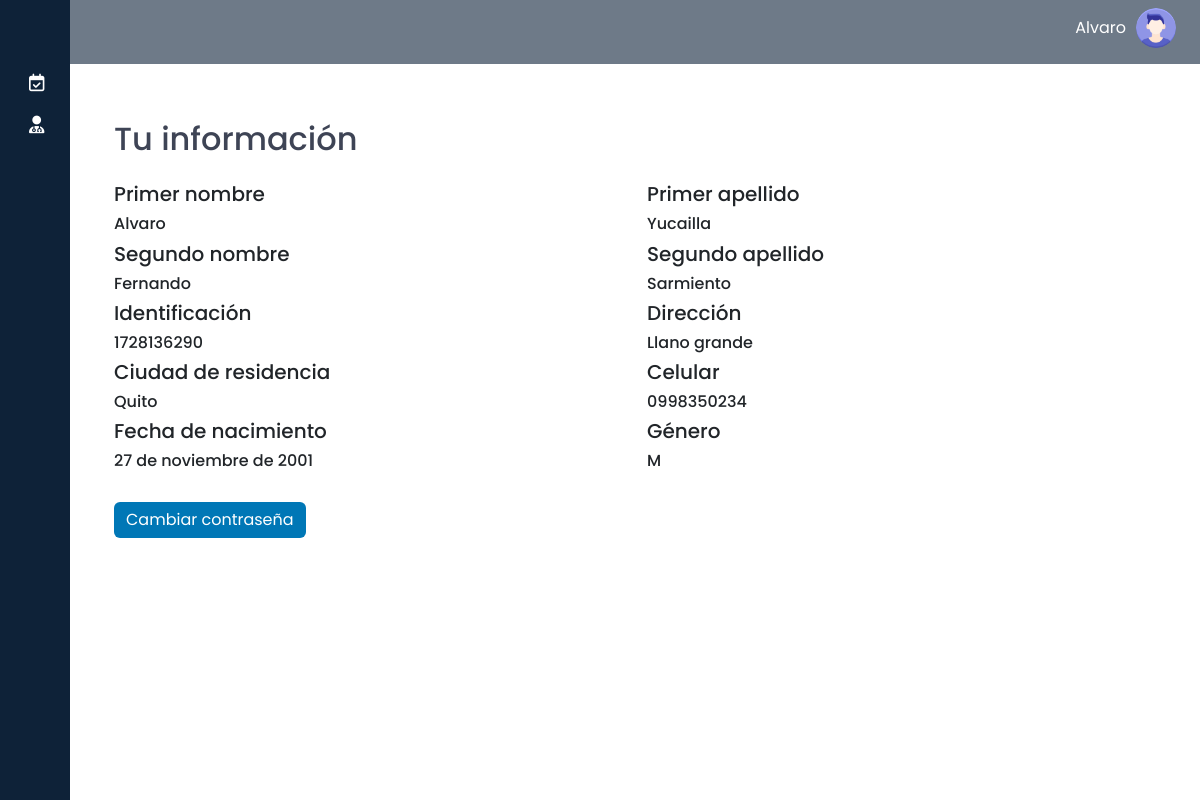
Screenshot of /core/configuration/ (signed in) with the database file from the repository.
### core/models.py (models this page shows, shortened)
class User(AbstractUser):
    middle_name = models.CharField(max_length=30, blank=True, null=True)
    maternal_surname = models.CharField(max_length=30, blank=True, null=True)
    identification = models.CharField(max_length=13, blank=True, null=True)
    address = models.CharField(max_length=50, blank=True, null=True)
    city = models.CharField(max_length=15, blank=True, null=True)
    phone_number = models.CharField(max_length=10, blank=True, null=True)
    birth_date = models.DateField(blank=True, null=True)
    GENRE_CHOICES = [
        ('M', 'Masculino'),
        ('F', 'Femenino'),
    ]
    genre = models.CharField(
        max_length=1, choices=GENRE_CHOICES, blank=True, null=True)

### core/views.py (the view)
# urls.py: path('configuration/', views.configuration, name='configuration'),
@login_required
def configuration(request):
    return render(request, 'configuration.html')

### core/context_processors.py (called while the page is built)
def group_context(request):
    if request.user.is_authenticated:
        return {
            'is_paciente': request.user.groups.filter(name='Paciente').exists(),
            'is_administrador': request.user.groups.filter(name='Administrador').exists(),
            'is_secretaria': request.user.groups.filter(name='Secretaria').exists(),
            'is_doctor': request.user.groups.filter(name='Doctor').exists(),
        }
    return {}

### core/templates/configuration.html
{% extends 'base.html' %}
{% block content %}
<div class="content">
    <div class="container">
        <h2 class="my-4">Tu información</h2>
        <div class="row">
            <div class="col-md-6">
                <h5>Primer nombre</h5>
                <h6>{{ request.user.first_name }}</h6>
            </div>
            <div class="col-md-6">
                <h5>Primer apellido</h5>
                <h6>{{ request.user.last_name }}</h6>
            </div>
            <div class="col-md-6">
                <h5>Segundo nombre</h5>
                <h6>{{ request.user.middle_name }}</h6>
            </div>
            <div class="col-md-6">
                <h5>Segundo apellido</h5>
                <h6>{{ request.user.maternal_surname }}</h6>
            </div>
            <div class="col-md-6">
                <h5>Identificación</h5>
                <h6>{{ request.user.identification }}</h6>
            </div>
            <div class="col-md-6">
                <h5>Dirección</h5>
                <h6>{{ request.user.address }}</h6>
            </div>
            <div class="col-md-6">
                <h5>Ciudad de residencia</h5>
                <h6>{{ request.user.city }}</h6>
            </div>
            <div class="col-md-6">
                <h5>Celular</h5>
                <h6>{{ request.user.phone_number }}</h6>
            </div>
            <div class="col-md-6">
                <h5>Fecha de nacimiento</h5>
                <h6>{{ request.user.birth_date }}</h6>
            </div>
            <div class="col-md-6">
                <h5>Género</h5>
                <h6>{{ request.user.genre }}</h6>
            </div>
            <div class="col-12 my-4">
                <a href="#" class="btn custom-button" role="button" aria-pressed="true">Cambiar contraseña</a>
            </div>
        </div>
    </div>
</div>
{% endblock %}

### core/templates/base.html (shortened to what this page needs)
{% load static %}
<!DOCTYPE html>
<html lang="en">
<head>
    <link href="https://cdn.lineicons.com/4.0/lineicons.css" rel="stylesheet" />
    <link rel="stylesheet" href="https://cdnjs.cloudflare.com/ajax/libs/font-awesome/6.5.2/css/all.min.css">
    <link href="https://cdn.jsdelivr.net/npm/bootstrap@5.3.0-alpha3/dist/css/bootstrap.min.css" rel="stylesheet"
>
    <link href="https://cdn.jsdelivr.net/npm/gridjs/dist/theme/mermaid.min.css" rel="stylesheet" />
    <link rel="stylesheet" href="{% static '/styles/main.css' %}">
</head>
<body>
    <div class="wrapper">
        <aside id="sidebar">
            <div class="d-flex">
                <button class="toggle-btn" type="button">
                </button>
            </div>
            <ul class="sidebar-nav">
                {% if is_paciente %}
                <li class="sidebar-item">
                    <a href="#" class="sidebar-link collapsed has-dropdown" data-bs-toggle="collapse"
                        data-bs-target="#auth" aria-expanded="false" aria-controls="auth">
                        <i class="fa-regular fa-calendar-check"></i>
                    </a>
                </li>
                <li class="sidebar-item">
                    <a href="{% url 'search_doctors_patient' %}" class="sidebar-link">
                        <i class="fa-solid fa-user-doctor"></i>
                    </a>
                </li>
                <li class="sidebar-item">
                    <a href="{% url 'configuration' %}" class="sidebar-link">
                    </a>
                </li>
                {% endif %}
            </ul>
            <div class="sidebar-footer">
                <a href="{% url 'account_logout' %}" class="sidebar-link">
                </a>
            </div>
        </aside>
        <div class="main2">
            <div class="dashboard-navbar">
                <div class="navbar-content">
                    <ul class="main-nav">
                        <li class="user-link">
                            <div class="user-info">
                                <span class="user-name">{{ request.user.first_name }}</span>
                                <a href="#">
                                    <img src="{% static 'images/account.png' %}" alt="Profile" class="avatar">
                                </a>
                            </div>
                        </li>
                    </ul>
                </div>
            </div>
            {% block content %}
            {% endblock %}
        </div>
    </div>
</body>
</html>

### core/static/styles/main.css (style rules this page uses)
a { text-decoration: none; color: #6366f1; }
li { list-style: none; }
h2 { color: #3e4455; }
img { vertical-align: middle; max-width: 100%; }
body { font-family: 'Poppins', sans-serif; }
.wrapper { display: flex; }
.main2 { display: flex; flex-direction: column; min-height: 100vh; width: 100%; overflow: hidden; }
#sidebar { width: 70px; min-width: 70px; z-index: 1000; transition: all .25s ease-in-out; background-color: #0E2238; display: flex; flex-direction: column; }
.toggle-btn { background-color: transparent; cursor: pointer; border: 0; padding: 1rem 1.5rem; }
.sidebar-nav { padding: 2rem 0; flex: 1 1 auto; }
a.sidebar-link { padding: .625rem 1.625rem; color: #FFF; display: block; font-size: 0.9rem; white-space: nowrap; border-left: 3px solid transparent; }
.sidebar-link i { font-size: 1.1rem; margin-right: .75rem; }
.sidebar-item { position: relative; }
.dashboard-navbar { display: flex; flex-wrap: nowrap; padding: 0.5rem 1.5rem 0; background-color: #6e7a88; }
.dashboard-navbar .navbar-content { display: flex; flex-grow: 1; min-width: 200px; }
.dashboard-navbar .main-nav { margin-left: auto; }
.user-link { position: relative; display: flex; align-items: center; }
.user-info { display: flex; align-items: center; }
.user-name { margin-right: 10px; color: #fff; cursor: pointer; }
.avatar { height: 40px; width: 40px; border-radius: 50%; }
.content { padding: 2rem; flex: 1 1 auto; }
.custom-button { background-color: #0077B6; color: white; border: none; }

### rows the page displays
User: user.first_name "Alvaro", user.last_name "Yucailla", user.middle_name "Fernando", user.maternal_surname "Sarmiento", user.identification "1728136290", user.address "Llano grande", user.city "Quito", user.phone_number "0998350234", user.birth_date "27 de noviembre de 2001", user.genre "M"
